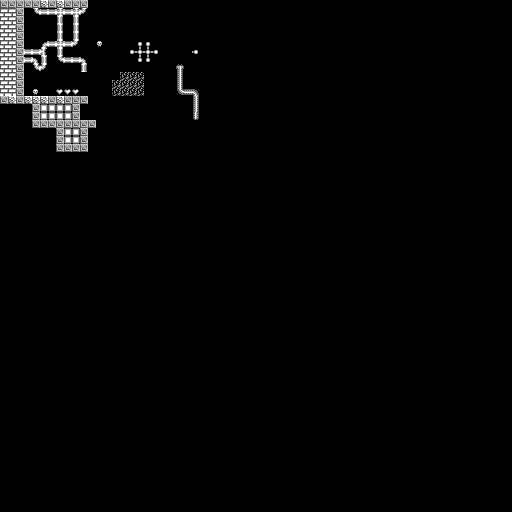

Below is a game level as drawn by its tile map, then a one-line description and the .tmx that defines it (tile-layer data replaced by summaries):
An orthogonal 64x64 tile map with 8x8 px tiles, 1 tile layer (Tile Layer 1).

<map version="1.0" tiledversion="1.0.3" orientation="orthogonal" renderorder="right-down" width="64" height="64" tilewidth="8" tileheight="8" backgroundcolor="#000000" nextobjectid="1">
 <tileset firstgid="1" name="tiles" tilewidth="8" tileheight="8" tilecount="27" columns="0">
  <grid orientation="orthogonal" width="1" height="1" />
  <tile id="0">
   <image width="8" height="8" source="images/block1.png" />
  </tile>
  <tile id="1">
   <image width="8" height="8" source="images/block2.png" />
  </tile>
  <tile id="2">
   <image width="8" height="8" source="images/block3.png" />
  </tile>
  <tile id="4">
   <image width="8" height="8" source="images/bricks1.png" />
  </tile>
  <tile id="5">
   <image width="8" height="8" source="images/bricks2.png" />
  </tile>
  <tile id="6">
   <image width="8" height="8" source="images/coin1 copy.png" />
  </tile>
  <tile id="7">
   <image width="8" height="8" source="images/coin1.png" />
  </tile>
  <tile id="8">
   <image width="8" height="8" source="images/door1.png" />
  </tile>
  <tile id="9">
   <image width="8" height="8" source="images/heart1.png" />
  </tile>
  <tile id="10">
   <image width="8" height="8" source="images/key1.png" />
  </tile>
  <tile id="11">
   <image width="8" height="8" source="images/lava1.png" />
  </tile>
  <tile id="12">
   <image width="8" height="8" source="images/mol2_es.png" />
  </tile>
  <tile id="13">
   <image width="8" height="8" source="images/mol2_esw.png" />
  </tile>
  <tile id="14">
   <image width="8" height="8" source="images/mol2_nesw.png" />
  </tile>
  <tile id="15">
   <image width="8" height="8" source="images/mol2_ns.png" />
  </tile>
  <tile id="16">
   <image width="8" height="8" source="images/mol2_s.png" />
  </tile>
  <tile id="17">
   <image width="8" height="8" source="images/pipe1_es.png" />
  </tile>
  <tile id="18">
   <image width="8" height="8" source="images/pipe1_esw.png" />
  </tile>
  <tile id="19">
   <image width="8" height="8" source="images/pipe1_nesw.png" />
  </tile>
  <tile id="20">
   <image width="8" height="8" source="images/pipe1_ns.png" />
  </tile>
  <tile id="21">
   <image width="8" height="8" source="images/skull1.png" />
  </tile>
  <tile id="22">
   <image width="8" height="8" source="images/skullguy1.png" />
  </tile>
  <tile id="23">
   <image width="8" height="8" source="images/snake1_es.png" />
  </tile>
  <tile id="24">
   <image width="8" height="8" source="images/snake1_head.png" />
  </tile>
  <tile id="25">
   <image width="8" height="8" source="images/snake1_ns.png" />
  </tile>
  <tile id="26">
   <image width="8" height="8" source="images/snake1_tale.png" />
  </tile>
  <tile id="27">
   <image width="8" height="8" source="images/vegetation1.png" />
  </tile>
 </tileset>
 <layer name="Tile Layer 1" width="64" height="64">
  <data>[4096 cells, 153 non-empty, 17 distinct tile ids]</data>
 </layer>
</map>
